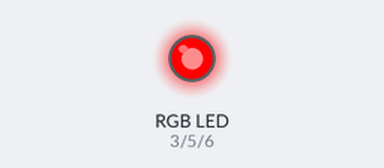
A sketch run on a simulated Arduino Uno, built with avr-gcc and run on an emulated ATmega328P. Shown: an RGB LED mixed from three pins (HIGH = lit).

Above: at 0.05 s.
At 1.95 s:
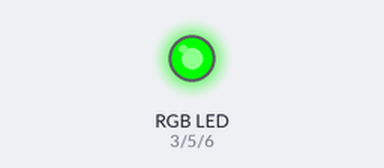
At 2.95 s:
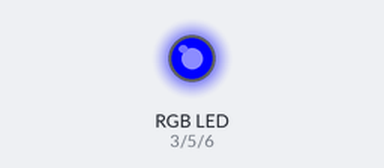
At 3.95 s:
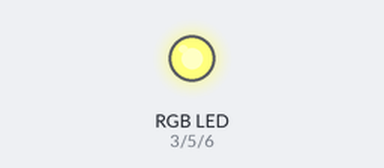
At 5.95 s:
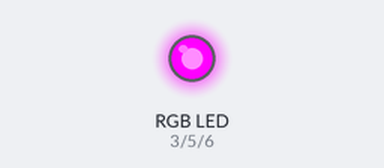
At 7.95 s:
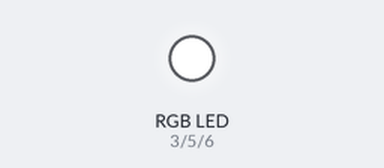
Timing chart, 0 to 10.4 s (numbered marks = the images above):
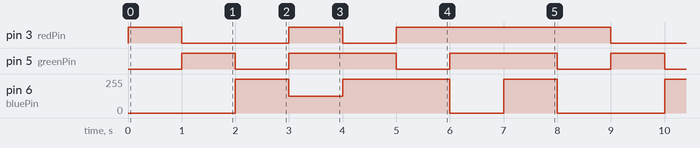

Measured:
- by itself, pin 3 (redPin): repeats every 8.0 s: LOW 2.0 s, HIGH 1.0 s, LOW 1.0 s, HIGH 4.0 s
- by itself, pin 5 (greenPin): repeats every 8.0 s: 2 × (LOW 1.0 s, HIGH 2.0 s), LOW 1.0 s, HIGH 1.0 s
- by itself, pin 6 (bluePin): repeats every 8.0 s: 125/255 1.0 s, 255/255 2.0 s, 0/255 1.0 s, 255/255 1.0 s, 0/255 2.0 s, 255/255 1.0 s

The sketch:

Adjusting_RGB_Color_Code2.ino
```cpp
/*
   Adjusting the Color of an RGB LED
   For more details, visit: https://techzeero.com/arduino-tutorials/adjusting-the-color-of-an-rgb-led/
*/

int redPin = 3;
int greenPin = 5;
int bluePin = 6;

void setup() {
  pinMode(redPin, OUTPUT);
  pinMode(greenPin, OUTPUT);
  pinMode(bluePin, OUTPUT);
}
void loop() {
  RGB_color(255, 0, 0); // Red
  delay(1000);
  RGB_color(0, 255, 0); // Green
  delay(1000);
  RGB_color(0, 0, 255); // Blue
  delay(1000);
  RGB_color(255, 255, 125); // Raspberry
  delay(1000);
  RGB_color(0, 255, 255); // Cyan
  delay(1000);
  RGB_color(255, 0, 255); // Magenta
  delay(1000);
  RGB_color(255, 255, 0); // Yellow
  delay(1000);
  RGB_color(255, 255, 255); // White
  delay(1000);
}
void RGB_color(int redValue, int greenValue, int blueValue)
 {
  analogWrite(redPin, redValue);
  analogWrite(greenPin, greenValue);
  analogWrite(bluePin, blueValue);
}
```
